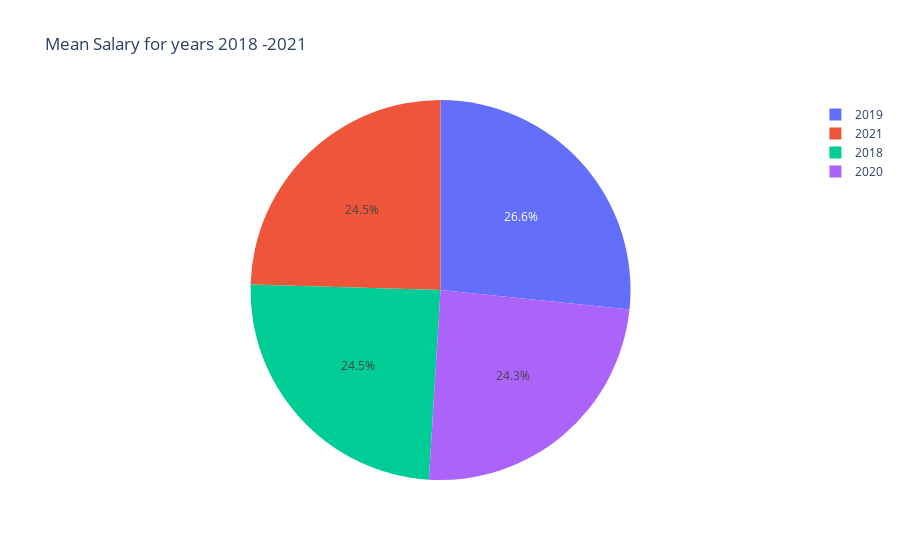

The notebook cell saved with this chart:
### Markdown cell above
## Mean Salary for years 2018 -2021

### Code cell
px.pie(data_frame =salary_mean,names= 'year',values = "salary",title = "Mean Salary for years 2018 -2021")

### Figure 1 — Plotly figure (JSON) as saved in the notebook; plotly's stock layout.template omitted (floating-point values rounded to 4 significant figures)
{"data": [{"domain": {"x": [0, 1], "y": [0, 1]}, "hovertemplate": "year=%{label}<br>salary=%{value}<extra></extra>", "labels": [2018, 2019, 2020, 2021], "legendgroup": "", "name": "", "showlegend": true, "type": "pie", "values": [79490.0, 86510.0, 78990.0, 79710.0]}], "layout": {"legend": {"tracegroupgap": 0}, "title": {"text": "Mean Salary for years 2018 -2021"}}}
